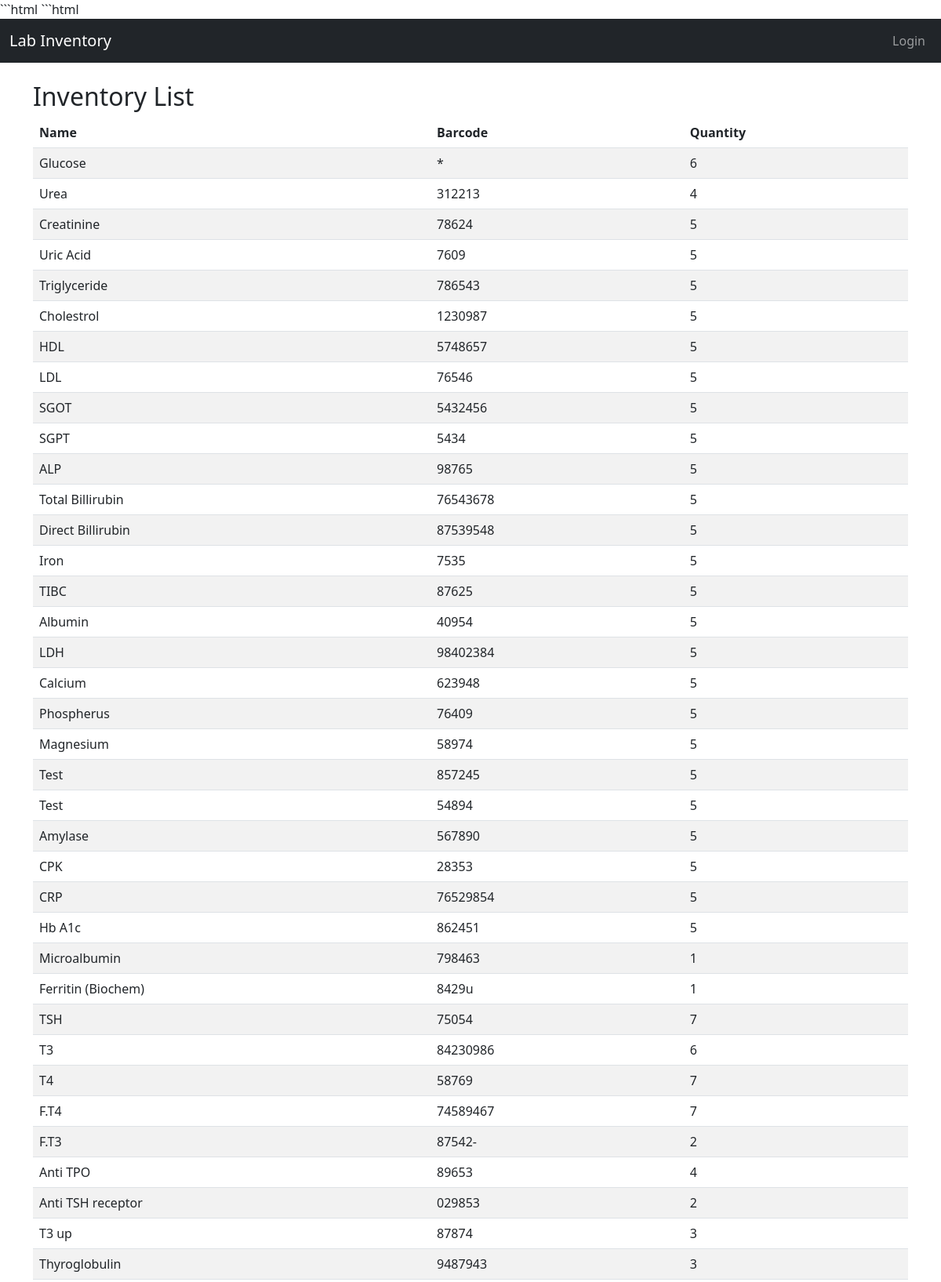
The page / (upper part) on the database its author committed.
### app.py (models this page shows)
class Kit(db.Model):
    id = db.Column(db.Integer, primary_key=True)
    name = db.Column(db.String(100), nullable=False)
    barcode = db.Column(db.String(50), unique=True, nullable=False)
    quantity = db.Column(db.Integer, nullable=False)

### app.py (the view)
@app.route('/')
def index():
    kits = Kit.query.all()
    return render_template('index.html', kits=kits, user=current_user)

### templates/index.html (shortened to what this page needs)
{% extends 'layout.html' %}
{% block content %}
<h2>Inventory List</h2>
<table class="table table-striped">
    <thead>
        <tr>
            <th>Name</th>
            <th>Barcode</th>
            <th>Quantity</th>
        </tr>
    </thead>
    <tbody>
        {% for kit in kits %}
        <tr>
            <td>{{ kit.name }}</td>
            <td>{{ kit.barcode }}</td>
            <td>{{ kit.quantity }}</td>
        </tr>
        {% endfor %}
    </tbody>
</table>
{% endblock %}

### rows shown on the page
Kit: name "Glucose", barcode "*", quantity "6"
Kit: name "Urea", barcode "312213", quantity "4"
Kit: name "Creatinine", barcode "78624", quantity "5"
Kit: name "Uric Acid", barcode "7609", quantity "5"
Kit: name "Triglyceride", barcode "786543", quantity "5"
Kit: name "Cholestrol", barcode "1230987", quantity "5"
Kit: name "HDL", barcode "5748657", quantity "5"
Kit: name "LDL", barcode "76546", quantity "5"
Kit: name "SGOT", barcode "5432456", quantity "5"
Kit: name "SGPT", barcode "5434", quantity "5"
Kit: name "ALP", barcode "98765", quantity "5"
Kit: name "Total Billirubin", barcode "76543678", quantity "5"
Kit: name "Direct Billirubin", barcode "87539548", quantity "5"
Kit: name "Iron", barcode "7535", quantity "5"
Kit: name "TIBC", barcode "87625", quantity "5"
Kit: name "Albumin", barcode "40954", quantity "5"
Kit: name "LDH", barcode "98402384", quantity "5"
Kit: name "Calcium", barcode "623948", quantity "5"
Kit: name "Phospherus", barcode "76409", quantity "5"
Kit: name "Magnesium", barcode "58974", quantity "5"
Kit: name "Test", barcode "857245", quantity "5"
Kit: name "Test", barcode "54894", quantity "5"
Kit: name "Amylase", barcode "567890", quantity "5"
Kit: name "CPK", barcode "28353", quantity "5"
Kit: name "CRP", barcode "76529854", quantity "5"
Kit: name "Hb A1c", barcode "862451", quantity "5"
Kit: name "Microalbumin", barcode "798463", quantity "1"
Kit: name "Ferritin (Biochem)", barcode "8429u", quantity "1"
Kit: name "TSH", barcode "75054", quantity "7"
Kit: name "T3", barcode "84230986", quantity "6"
Kit: name "T4", barcode "58769", quantity "7"
Kit: name "F.T4", barcode "74589467", quantity "7"
Kit: name "F.T3", barcode "87542-", quantity "2"
Kit: name "Anti TPO", barcode "89653", quantity "4"
Kit: name "Anti TSH receptor", barcode "029853", quantity "2"
Kit: name "T3 up", barcode "87874", quantity "3"
Kit: name "Thyroglobulin", barcode "9487943", quantity "3"
